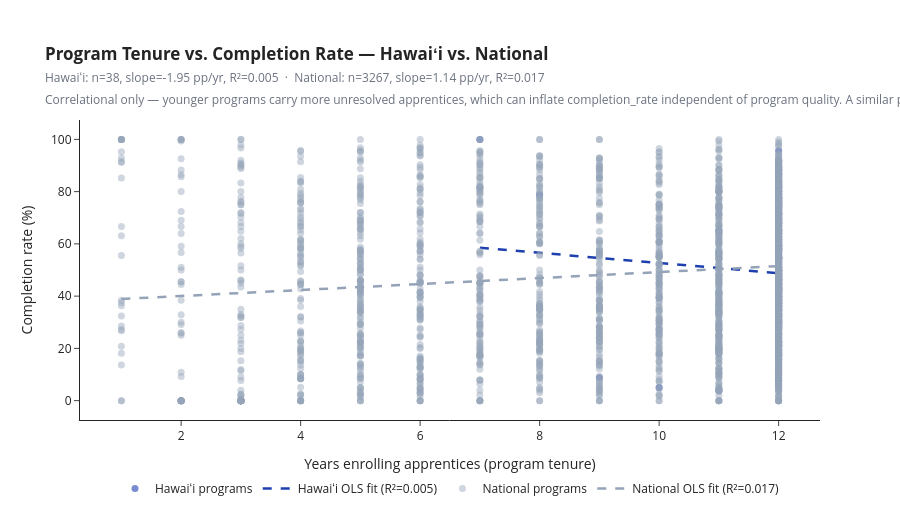

Here is the notebook cell this chart was saved with:
### Markdown cell above
Meant to view the correlation between cancellation rate and completion rate

### Code cell
def _program_occ_completion(df):
    """Program x occupation completion rate, computed fresh and filtered to MIN_N —
    self-contained so the same function works on either Hawaiʻi or national data."""
    g = df.groupby(['OCCUPATION_GROUP_NAME', 'PROGRAM_NAME']).agg(
        total_apprentices=('APPRENTICE_STATUS_CODE', 'size'),
        completed=('APPRENTICE_STATUS_CODE', lambda x: (x == 'Completed').sum()),
        cancelled=('APPRENTICE_STATUS_CODE', lambda x: (x == 'Cancelled').sum()),
        min_year=('FISCAL_YEAR', 'min'),
        max_year=('FISCAL_YEAR', 'max'),
    ).reset_index()
    g = g[g['total_apprentices'] >= MIN_N].copy()
    resolved = g['completed'] + g['cancelled']
    g['completion_rate'] = np.where(resolved > 0, g['completed'] / resolved * 100, np.nan)
    g['years_enrolling'] = g['max_year'] - g['min_year'] + 1
    return g.dropna(subset=['completion_rate', 'years_enrolling'])

def _fit_ols(x, y):
    slope, intercept = np.polyfit(x, y, 1)
    y_pred = slope * x + intercept
    ss_res, ss_tot = np.sum((y - y_pred) ** 2), np.sum((y - y.mean()) ** 2)
    r2 = 1 - ss_res / ss_tot if ss_tot > 0 else np.nan
    return slope, intercept, r2

def build_tenure_vs_completion_fig(hi_df, nat_df):
    hi_g, nat_g = _program_occ_completion(hi_df), _program_occ_completion(nat_df)

    fig = go.Figure()
    summary = {}
    for label, g, color in [('Hawaiʻi', hi_g, '#1E40AF'), ('National', nat_g, '#94A3B8')]:
        x, y = g['years_enrolling'].values.astype(float), g['completion_rate'].values.astype(float)
        slope, intercept, r2 = _fit_ols(x, y)
        summary[label] = (slope, r2, len(g))

        fig.add_trace(go.Scatter(
            x=x, y=y, mode='markers', name=f'{label} programs',
            marker=dict(size=7, color=color, opacity=0.45 if label == 'National' else 0.6),
            text=g['PROGRAM_NAME'] + ' · ' + g['OCCUPATION_GROUP_NAME'],
            hovertemplate='<b>%{text}</b><br>Years enrolling: %{x}<br>Completion rate: %{y:.1f}%<extra></extra>',
        ))
        x_line = np.linspace(x.min(), x.max(), 100)
        fig.add_trace(go.Scatter(
            x=x_line, y=slope * x_line + intercept, mode='lines',
            name=f'{label} OLS fit (R²={r2:.3f})',
            line=dict(color=color, width=2.5, dash='dash'),
        ))

    fig.update_layout(
        title=(
            f'<b>Program Tenure vs. Completion Rate — Hawaiʻi vs. National</b><br>'
            f'<span style="font-size:12px;color:#6B7280">'
            f'Hawaiʻi: n={summary["Hawaiʻi"][2]}, slope={summary["Hawaiʻi"][0]:.2f} pp/yr, R²={summary["Hawaiʻi"][1]:.3f}  ·  '
            f'National: n={summary["National"][2]}, slope={summary["National"][0]:.2f} pp/yr, R²={summary["National"][1]:.3f}<br>'
            f'Correlational only — younger programs carry more unresolved apprentices, which can '
            f'inflate completion_rate independent of program quality. A similar pattern in both '
            f'lines points to this effect rather than something Hawaiʻi-specific.</span>'
        ),
        xaxis_title='Years enrolling apprentices (program tenure)',
        yaxis_title='Completion rate (%)',
        template='simple_white', autosize=True, height=520,
        legend=dict(orientation='h', x=0.5, xanchor='center', y=-0.18),
        margin=dict(t=120, b=100),
    )
    fig.show()
    return hi_g, nat_g, summary

hi_tenure, nat_tenure, tenure_summary = build_tenure_vs_completion_fig(active_data, active_nat)

### Figure 1 — Plotly figure (JSON) as saved in the notebook; plotly's stock layout.template omitted (floating-point values rounded to 4 significant figures; data arrays with more than 128 entries replaced by an {"elided": "..."} marker saying what was removed)
{"data": [{"hovertemplate": "<b>%{text}</b><br>Years enrolling: %{x}<br>Completion rate: %{y:.1f}%<extra></extra>", "marker": {"color": "#1E40AF", "opacity": 0.6, "size": 7}, "mode": "markers", "name": "Hawaiʻi programs", "text": ["HI BRICKLAYER MASON LOCAL 1  · Brickmasons and Blockmasons", "ASSOCIATED BUILDERS & CONTRACTORS · Carpenters", "Hawaii Carpenters Apprenticeship & Training · Carpenters", "Pearl Harbor Naval Shipyard & IMF · Carpenters", "HI CEMENT FINISHER LOCAL 630 · Cement Masons and Concrete Finishers", "Hawaii Laborers' Union Local 368 · Construction Laborers", "Hawaii Carpenters Apprenticeship & Training - Drywall · Drywall and Ceiling Tile Installers", "HAWAIIAN ELECTRIC COMPANY, INC. · Electrical Power-Line Installers and Repairers", "ASSOCIATED BUILDERS & CONTRACTORS · Electricians", "HAWAII ELECTRICIANS JOINT APPRENTICESHIP COMMITTEE · Electricians", "PECA HEW J.A.C. · Electricians", "Pearl Harbor Naval Shipyard & IMF · Electricians", "INTERNATIONAL UNION OF ELEVATOR CONSTRUCTORS · Elevator and Escalator Installers and Repairers", "District Council 50 JATTF - Floor Layers · Floor Layers, Except Carpet, Wood, and Hard Tiles", "District Council 50 JATTF - Glaziers · Glaziers", "JATC OF UA PLBRS. & FITTERS LOCAL 675, AFL-CIO AND · Heating, Air Conditioning, and Refrigeration Mechanics and Installers", "Pearl Harbor Naval Shipyard & IMF · Heating, Air Conditioning, and Refrigeration Mechanics and Installers", "HEAT & FROST INSULATORS & ALLIED WORKERS  LOC 132 · Insulation Workers, Floor, Ceiling, and Wall", "Pearl Harbor Naval Shipyard & IMF · Insulation Workers, Floor, Ceiling, and Wall", "HAWAII OPERATING ENGINEERS JAC · Operating Engineers and Other Construction Equipment Operators", "ASSOCIATED BUILDERS & CONTRACTORS · Painters, Construction and Maintenance", "District Council 50 JATTF - Painters · Painters, Construction and Maintenance", "Pearl Harbor Naval Shipyard & IMF · Painters, Construction and Maintenance", "HAWAII OPERATING ENGINEERS JAC · Paving, Surfacing, and Tamping Equipment Operators", "HI PLASTERERS LOCAL 630 · Plasterers and Stucco Masons", "ASSOCIATED BUILDERS & CONTRACTORS · Plumbers, Pipefitters, and Steamfitters", "CITY & COUNTY OF HONOLULU APPRENTICESHIP PROGRAM · Plumbers, Pipefitters, and Steamfitters", "JATC OF UA PLBRS. & FITTERS LOCAL 675, AFL-CIO AND · Plumbers, Pipefitters, and Steamfitters", "Pearl Harbor Naval Shipyard & IMF · Plumbers, Pipefitters, and Steamfitters", "HAWAII  IRONWORKERS LOCAL UNION 625 · Reinforcing Iron and Rebar Workers", "ASSOCIATED BUILDERS & CONTRACTORS · Roofers", "UNITED UNION OF ROOFERS LOCAL 221 TRAINING PROGRAM · Roofers", "Pearl Harbor Naval Shipyard & IMF · Sheet Metal Workers", "SHEET METAL WORKERS · Sheet Metal Workers", "HI Stone Masons Local 1 · Stonemasons", "HAWAII  IRONWORKERS LOCAL UNION 625 · Structural Iron and Steel Workers", "District Council 50 JATTF - Tapers · Tapers", "HI TILE SETTERS LOCAL 1 · Tile and Stone Setters"], "type": "scatter", "x": [12.0, 12.0, 12.0, 12.0, 12.0, 12.0, 12.0, 12.0, 12.0, 12.0, 9.0, 12.0, 11.0, 11.0, 12.0, 12.0, 7.0, 12.0, 12.0, 12.0, 12.0, 12.0, 12.0, 12.0, 12.0, 12.0, 8.0, 12.0, 12.0, 12.0, 11.0, 12.0, 12.0, 12.0, 10.0, 12.0, 12.0, 12.0], "y": [19.42, 15.79, 37.11, 89.19, 21.76, 74.79, 29.4, 91.97, 17.38, 71.74, 8.8, 88.58, 65.12, 19.56, 29.69, 86.49, 100.0, 49.3, 95.65, 81.48, 22.63, 43.04, 76.86, 86.11, 16.2, 7.792, 78.85, 75.0, 91.3, 44.74, 3.846, 6.008, 88.31, 57.83, 5.0, 46.53, 35.98, 7.795]}, {"line": {"color": "#1E40AF", "dash": "dash", "width": 2.5}, "mode": "lines", "name": "Hawaiʻi OLS fit (R²=0.005)", "type": "scatter", "x": [7.0, 7.051, 7.101, 7.152, 7.202, 7.253, 7.303, 7.354, 7.404, 7.455, 7.505, 7.556, 7.606, 7.657, 7.707, 7.758, 7.808, 7.859, 7.909, 7.96, 8.01, 8.061, 8.111, 8.162, 8.212, 8.263, 8.313, 8.364, 8.414, 8.465, 8.515, 8.566, 8.616, 8.667, 8.717, 8.768, 8.818, 8.869, 8.919, 8.97, 9.02, 9.071, 9.121, 9.172, 9.222, 9.273, 9.323, 9.374, 9.424, 9.475, 9.525, 9.576, 9.626, 9.677, 9.727, 9.778, 9.828, 9.879, 9.929, 9.98, 10.03, 10.08, 10.13, 10.18, 10.23, 10.28, 10.33, 10.38, 10.43, 10.48, 10.54, 10.59, 10.64, 10.69, 10.74, 10.79, 10.84, 10.89, 10.94, 10.99, 11.04, 11.09, 11.14, 11.19, 11.24, 11.29, 11.34, 11.39, 11.44, 11.49, 11.55, 11.6, 11.65, 11.7, 11.75, 11.8, 11.85, 11.9, 11.95, 12.0], "y": [58.52, 58.42, 58.32, 58.22, 58.12, 58.03, 57.93, 57.83, 57.73, 57.63, 57.53, 57.44, 57.34, 57.24, 57.14, 57.04, 56.94, 56.85, 56.75, 56.65, 56.55, 56.45, 56.35, 56.26, 56.16, 56.06, 55.96, 55.86, 55.77, 55.67, 55.57, 55.47, 55.37, 55.27, 55.18, 55.08, 54.98, 54.88, 54.78, 54.68, 54.59, 54.49, 54.39, 54.29, 54.19, 54.09, 54.0, 53.9, 53.8, 53.7, 53.6, 53.5, 53.41, 53.31, 53.21, 53.11, 53.01, 52.92, 52.82, 52.72, 52.62, 52.52, 52.42, 52.33, 52.23, 52.13, 52.03, 51.93, 51.83, 51.74, 51.64, 51.54, 51.44, 51.34, 51.24, 51.15, 51.05, 50.95, 50.85, 50.75, 50.66, 50.56, 50.46, 50.36, 50.26, 50.16, 50.07, 49.97, 49.87, 49.77, 49.67, 49.57, 49.48, 49.38, 49.28, 49.18, 49.08, 48.98, 48.89, 48.79]}, {"hovertemplate": "<b>%{text}</b><br>Years enrolling: %{x}<br>Completion rate: %{y:.1f}%<extra></extra>", "marker": {"color": "#94A3B8", "opacity": 0.45, "size": 7}, "mode": "markers", "name": "National programs", "text": {"elided": "3267 str values"}, "type": "scatter", "x": {"elided": "3267 float values"}, "y": {"elided": "3267 float values"}}, {"line": {"color": "#94A3B8", "dash": "dash", "width": 2.5}, "mode": "lines", "name": "National OLS fit (R²=0.017)", "type": "scatter", "x": [1.0, 1.111, 1.222, 1.333, 1.444, 1.556, 1.667, 1.778, 1.889, 2.0, 2.111, 2.222, 2.333, 2.444, 2.556, 2.667, 2.778, 2.889, 3.0, 3.111, 3.222, 3.333, 3.444, 3.556, 3.667, 3.778, 3.889, 4.0, 4.111, 4.222, 4.333, 4.444, 4.556, 4.667, 4.778, 4.889, 5.0, 5.111, 5.222, 5.333, 5.444, 5.556, 5.667, 5.778, 5.889, 6.0, 6.111, 6.222, 6.333, 6.444, 6.556, 6.667, 6.778, 6.889, 7.0, 7.111, 7.222, 7.333, 7.444, 7.556, 7.667, 7.778, 7.889, 8.0, 8.111, 8.222, 8.333, 8.444, 8.556, 8.667, 8.778, 8.889, 9.0, 9.111, 9.222, 9.333, 9.444, 9.556, 9.667, 9.778, 9.889, 10.0, 10.11, 10.22, 10.33, 10.44, 10.56, 10.67, 10.78, 10.89, 11.0, 11.11, 11.22, 11.33, 11.44, 11.56, 11.67, 11.78, 11.89, 12.0], "y": [38.91, 39.03, 39.16, 39.29, 39.42, 39.54, 39.67, 39.8, 39.92, 40.05, 40.18, 40.31, 40.43, 40.56, 40.69, 40.81, 40.94, 41.07, 41.2, 41.32, 41.45, 41.58, 41.7, 41.83, 41.96, 42.09, 42.21, 42.34, 42.47, 42.59, 42.72, 42.85, 42.97, 43.1, 43.23, 43.36, 43.48, 43.61, 43.74, 43.86, 43.99, 44.12, 44.25, 44.37, 44.5, 44.63, 44.75, 44.88, 45.01, 45.14, 45.26, 45.39, 45.52, 45.64, 45.77, 45.9, 46.03, 46.15, 46.28, 46.41, 46.53, 46.66, 46.79, 46.92, 47.04, 47.17, 47.3, 47.42, 47.55, 47.68, 47.81, 47.93, 48.06, 48.19, 48.31, 48.44, 48.57, 48.7, 48.82, 48.95, 49.08, 49.2, 49.33, 49.46, 49.59, 49.71, 49.84, 49.97, 50.09, 50.22, 50.35, 50.48, 50.6, 50.73, 50.86, 50.98, 51.11, 51.24, 51.37, 51.49]}], "layout": {"autosize": true, "height": 520, "legend": {"orientation": "h", "x": 0.5, "xanchor": "center", "y": -0.18}, "margin": {"b": 100, "t": 120}, "title": {"text": "<b>Program Tenure vs. Completion Rate — Hawaiʻi vs. National</b><br><span style=\"font-size:12px;color:#6B7280\">Hawaiʻi: n=38, slope=-1.95 pp/yr, R²=0.005  ·  National: n=3267, slope=1.14 pp/yr, R²=0.017<br>Correlational only — younger programs carry more unresolved apprentices, which can inflate completion_rate independent of program quality. A similar pattern in both lines points to this effect rather than something Hawaiʻi-specific.</span>"}, "xaxis": {"title": {"text": "Years enrolling apprentices (program tenure)"}}, "yaxis": {"title": {"text": "Completion rate (%)"}}}}
